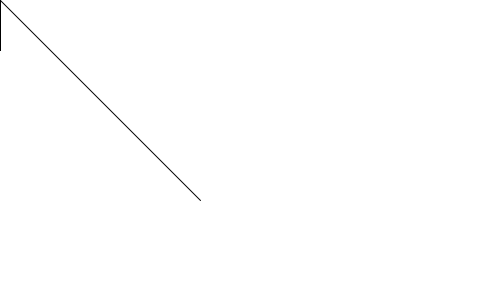
Frame 1 (no input)
Frame 60 (the mouse pressed at the canvas centre just before this capture): identical to frame 1, image omitted
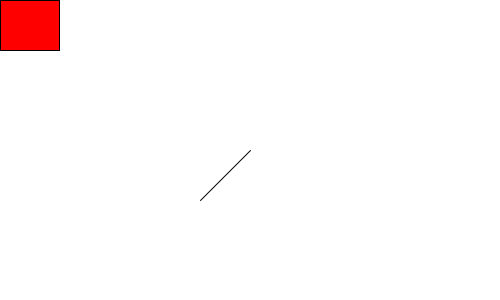
Frame 120 (the mouse held since frame 60 and released just before this capture)

The Processing sketch that drew these frames (run headless with seeded random() and noise(); from frame 60 on, the mouse is pressed at the canvas centre):

// Processing sketch: catDogShooting
// ── catDogShooting.pde
//貓狗大戰 按越久,越大力
float big=0, x,y, vx, vy;
boolean flying=false;
void setup(){
  size(500,300);
}
void draw(){
  background(255);
  fill(255,0,0); rect(0,0, big,50);
  line(200,200,mouseX,mouseY);
  if(mousePressed) big++;  
  if(flying){
    x += vx; y+= vy; vy += 0.98;
    ellipse(x,y, 30,30);
  }
}
void mouseReleased(){
  flying=true;
  x=200; y=200;//x=mouseX; y=mouseY;
  float angle=atan2(200-mouseY, 200-mouseX);
  vx = cos(angle)*big/2; vy=sin(angle)*big/2;//vx=big/10; vy=-big/10;
  big=0;
}
